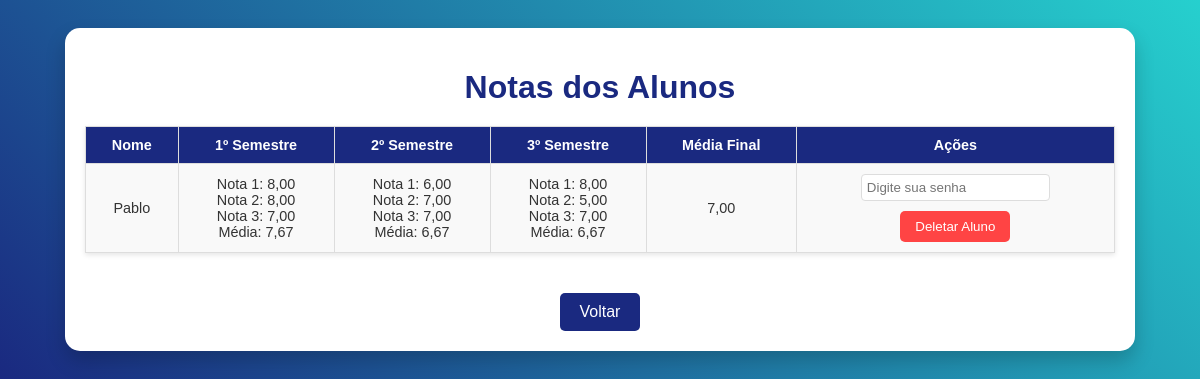
The app's page /visualizar_notas/?turma=3 (signed in) with its own data.
### notas/models.py (models this page shows, shortened)
class Aluno(models.Model):
    nome = models.CharField(max_length=100)
    turma = models.ForeignKey(Turma, on_delete=models.CASCADE, related_name='alunos', null=True, blank=True)

class Notas(models.Model):
    aluno = models.ForeignKey(Aluno, on_delete=models.CASCADE)
    professor = models.ForeignKey(Professor, on_delete=models.CASCADE)
    semestre = models.IntegerField()
    nota1 = models.DecimalField(max_digits=5, decimal_places=2)
    nota2 = models.DecimalField(max_digits=5, decimal_places=2)
    nota3 = models.DecimalField(max_digits=5, decimal_places=2)

### notas/views.py (the view)
# urls.py: path('visualizar_notas/', visualizar_notas, name='visualizar_notas'),
@login_required
def visualizar_notas(request):
    try:
        turma_id = request.GET.get('turma')
        if not turma_id:
            messages.error(request, 'Selecione uma turma para visualizar as notas')
            return redirect('visualizar_turmas')
        turma = Turma.objects.get(id=turma_id, professor=request.user)
        alunos = Aluno.objects.filter(turma=turma)
        data = []
        for aluno in alunos:
            notas = Notas.objects.filter(aluno=aluno).order_by('semestre')
            notas_por_semestre = {
                nota.semestre: {
                    'nota1': nota.nota1,
                    'nota2': nota.nota2,
                    'nota3': nota.nota3,
                    'media': round((nota.nota1 + nota.nota2 + nota.nota3) / 3, 2),
                }
                for nota in notas
            }
            media_final = (
                sum(nota['media'] for nota in notas_por_semestre.values()) / len(notas_por_semestre)
                if notas_por_semestre else 0
            )
            data.append({
                'nome': aluno.nome,
                'id': aluno.id,
                'notas': notas_por_semestre,
                'media_final': round(media_final, 2),
            })
        return render(request, 'notas/visualizar_notas.html', {
            'alunos': data,
            'turma': turma,
            'professor_nome': request.user.username
        })
    except Exception as e:
        messages.error(request, f'Erro ao carregar notas: {str(e)}')
        return redirect('visualizar_turmas')

### notas/templates/notas/visualizar_notas.html (shortened to what this page needs)
<!DOCTYPE html>
<html lang="pt-BR">
<head>
</head>
<body>
    <div class="container">
        <h1>Notas dos Alunos</h1>
        <table>
            <thead>
                <tr>
                    <th>Nome</th>
                    <th>1º Semestre</th>
                    <th>2º Semestre</th>
                    <th>3º Semestre</th>
                    <th>Média Final</th>
                    <th>Ações</th>
                </tr>
            </thead>
            <tbody>
                {% for aluno in alunos %}
                <tr>
                    <td>{{ aluno.nome }}</td>
                    <td>
                        {% if aluno.notas.1 %}
                        Nota 1: {{ aluno.notas.1.nota1 }}<br>
                        Nota 2: {{ aluno.notas.1.nota2 }}<br>
                        Nota 3: {{ aluno.notas.1.nota3 }}<br>
                        Média: {{ aluno.notas.1.media }}
                        {% else %}
                        <span class="empty">Sem dados</span>
                        {% endif %}
                    </td>
                    <td>
                        {% if aluno.notas.2 %}
                        Nota 1: {{ aluno.notas.2.nota1 }}<br>
                        Nota 2: {{ aluno.notas.2.nota2 }}<br>
                        Nota 3: {{ aluno.notas.2.nota3 }}<br>
                        Média: {{ aluno.notas.2.media }}
                        {% else %}
                        <span class="empty">Sem dados</span>
                        {% endif %}
                    </td>
                    <td>
                        {% if aluno.notas.3 %}
                        Nota 1: {{ aluno.notas.3.nota1 }}<br>
                        Nota 2: {{ aluno.notas.3.nota2 }}<br>
                        Nota 3: {{ aluno.notas.3.nota3 }}<br>
                        Média: {{ aluno.notas.3.media }}
                        {% else %}
                        <span class="empty">Sem dados</span>
                        {% endif %}
                    </td>
                    <td>{{ aluno.media_final }}</td>
                    <td>
                        <form method="POST" action="{% url 'deletar_notas' aluno.id %}" style="display: inline;">
                            <div style="margin-bottom: 10px;">
                                <input type="password" name="password" placeholder="Digite sua senha" required style="padding: 5px; border-radius: 4px; border: 1px solid #ddd;">
                            </div>
                            <button type="submit" class="btn-delete" onclick="return confirm('Tem certeza que deseja deletar este aluno e todas as suas notas?')">Deletar Aluno</button>
                        </form>
                    </td>
                </tr>
                {% empty %}
                <tr>
                    <td colspan="5" class="empty">Nenhum aluno cadastrado ainda.</td>
                </tr>
                {% endfor %}
            </tbody>
        </table>
        <a href="{% url 'visualizar_turmas' %}" class="btn-back">Voltar</a>
    </div>
</body>
</html>

### notas/templates/notas/visualizar_notas.html (style rules this page uses)
body { font-family: Arial, sans-serif; text-align: center; background: linear-gradient(45deg, #1a2980, #26d0ce); color: #333; padding: 20px; }
.container { background: #fff; border-radius: 15px; box-shadow: 0 10px 20px rgba(0, 0, 0, 0.2); padding: 20px; max-width: 90%; margin: auto; }
h1 { color: #1a2980; margin-bottom: 20px; }
table { margin: 20px auto; border-collapse: collapse; width: 100%; background: white; box-shadow: 0px 2px 5px rgba(0, 0, 0, 0.1); overflow-x: auto; }
th, td { border: 1px solid #ddd; padding: 10px; text-align: center; font-size: 0.9em; }
th { background-color: #1a2980; color: white; }
td { background-color: #f9f9f9; }
.btn-back { display: inline-block; margin-top: 20px; text-decoration: none; color: white; background-color: #1a2980; padding: 10px 20px; border-radius: 5px; transition: background 0.3s ease; }
.btn-delete { background-color: #ff4444; color: white; border: none; padding: 8px 15px; border-radius: 5px; cursor: pointer; transition: background 0.3s ease; }

### records on screen
Aluno: nome "Pablo"
Notas: notas.1.nota1 "8,00", notas.1.nota2 "8,00", notas.1.nota3 "7,00"
Notas: notas.2.nota1 "6,00", notas.2.nota2 "7,00", notas.2.nota3 "7,00"
Notas: notas.3.nota1 "8,00", notas.3.nota2 "5,00", notas.3.nota3 "7,00"

### other values on screen
{{ aluno.notas.1.media }} "7,67"
{{ aluno.notas.2.media }} "6,67"
{{ aluno.notas.3.media }} "6,67"
{{ aluno.media_final }} "7,00"
